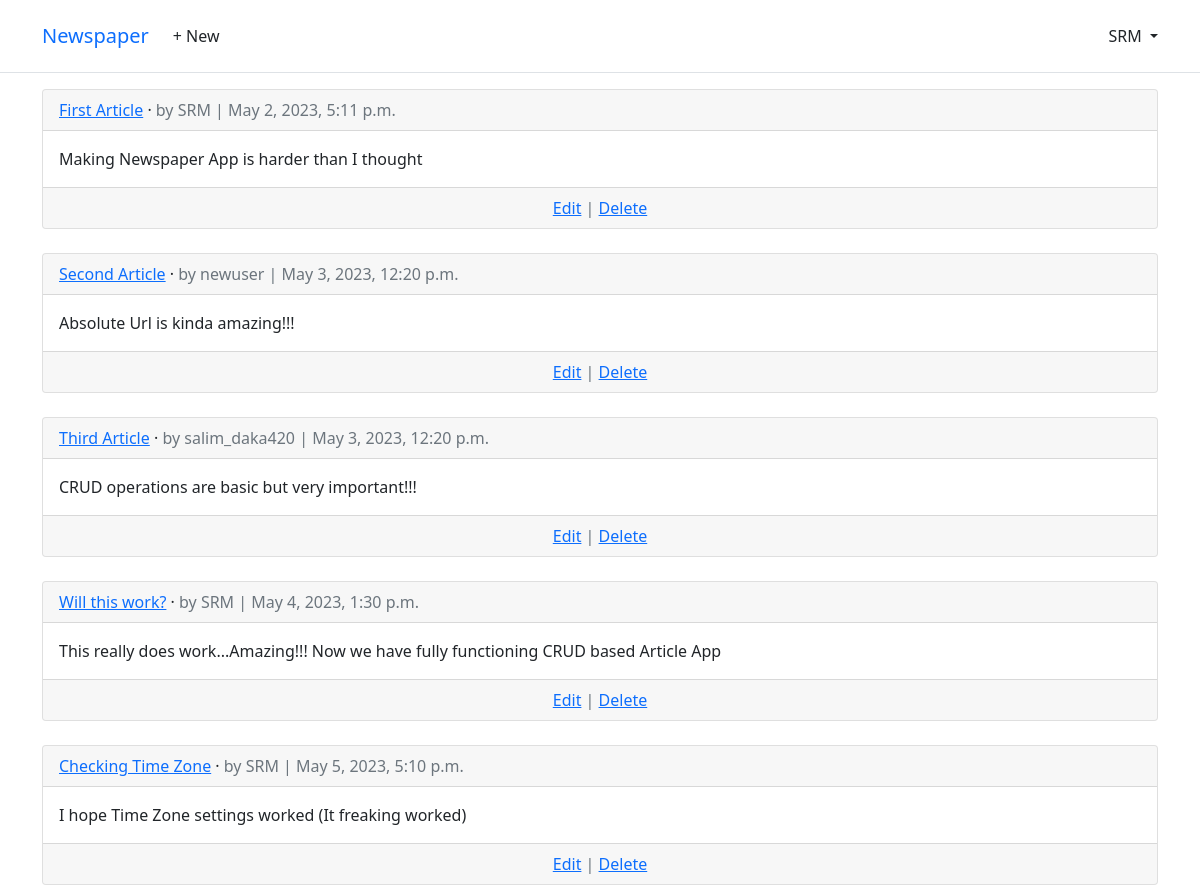
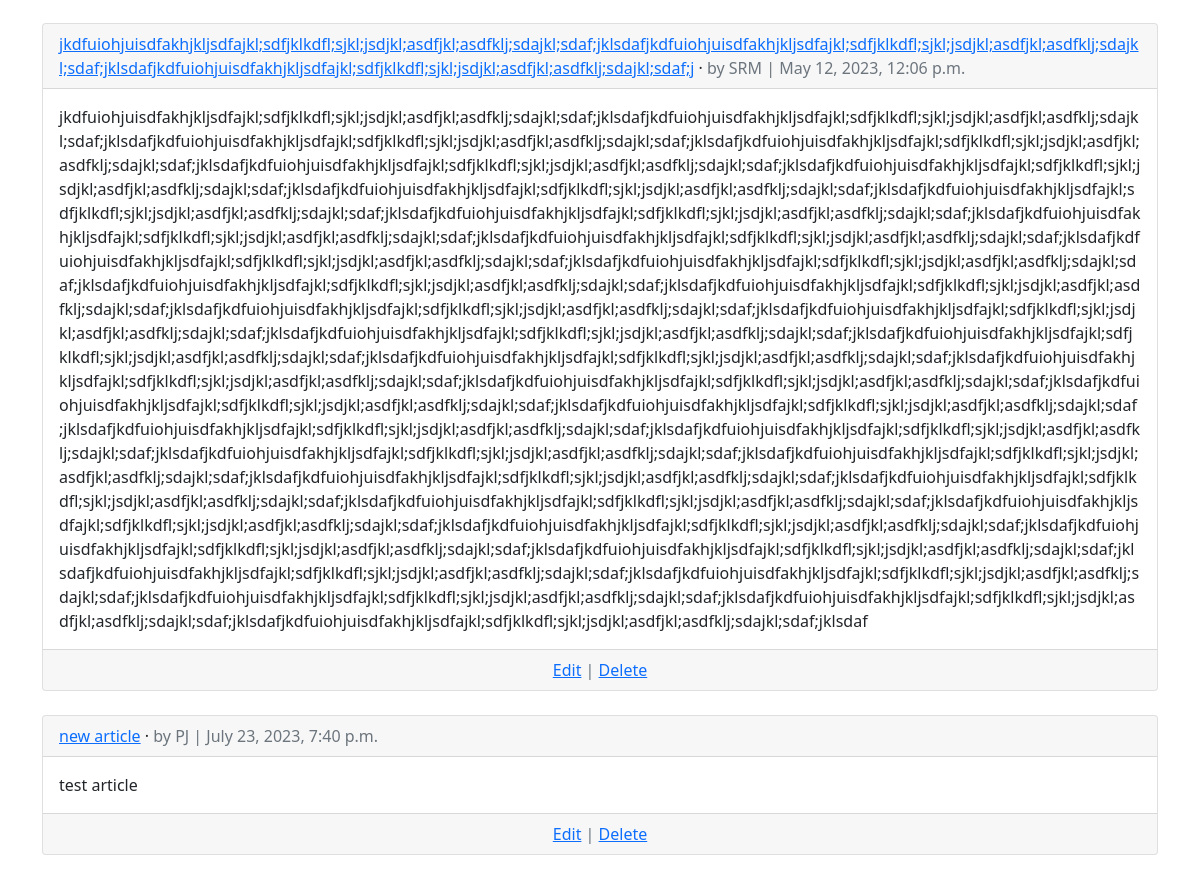
/articles/ (signed in), run on the app's committed database (2 pictures, top to bottom).
### accounts/models.py (models this page shows)
class CustomUser(AbstractUser):
    age = models.PositiveIntegerField(null=True, blank=True)

### articles/models.py (models this page shows, shortened)
class Article(models.Model):
    title = models.CharField(max_length=255)
    body = models.TextField()
    date = models.DateTimeField(auto_now_add=True)
    author = models.ForeignKey(
        settings.AUTH_USER_MODEL,
        on_delete=models.CASCADE,
    )
    def get_absolute_url(self):
        return reverse("article_detail", kwargs={"pk": self.pk})

### articles/views.py (the view)
# urls.py: path('', ArticleListView.as_view(), name="article_list"),
class ArticleListView(ListView):
    model = Article
    template_name = "article_list.html"

### templates/article_list.html (shortened to what this page needs)
{% extends "base.html" %}
{% block content %}
{% for article in article_list %}
<div class="card">
  <div class="card-header">
    <span class="font-weight-bold">
      <a href="{{ article.get_absolute_url }}">{{ article.title }}</a>
    </span> &middot;
    <span class="text-muted">by {{ article.author }} | {{ article.date }}</span>
  </div>
  <div class="card-body">{{ article.body }}</div>
  <div class="card-footer text-center text-muted">
    <a href="{% url 'article_edit' article.pk %}">Edit</a>
    | <a href="{% url 'article_delete' article.pk %}">Delete</a>
  </div>
</div>
<br />
{% endfor %}
{% endblock content %}

### templates/base.html (shortened to what this page needs)
<!DOCTYPE html>
<html>
  <head>
    <link href="https://cdn.jsdelivr.net/npm/bootstrap@5.1.3/dist/css/bootstrap.min.css" rel="stylesheet"
 />
  </head>
  <body>
    <header class="p-3 mb-3 border-bottom">
      <div class="container">
        <div class="d-flex flex-wrap align-items-center justify-content-center justify-content-lg-start">
          <a class="navbar-brand" href="{% url 'home' %}">Newspaper</a>
          <ul class="nav col-12 col-lg-auto me-lg-auto mb-2 justify-content-center mb-md-0">
            {% if user.is_authenticated %}
            <li>
              <a href="{% url 'article_create' %}" class="nav-link px-2 link-dark">+ New</a>
            </li>
          </ul>
          <div class="dropdown text-end">
            <a href="#" class="d-block link-dark text-decoration-none dropdown-toggle" id="dropdownUser1"
              data-bs-toggle="dropdown" aria-expanded="false">
              {{ user.username }}
            </a>
          </div>
          {% endif %}
        </div>
        </div>
    </header>
    <main>
      <div class="container">
        {% block content %} {% endblock content %}
      </div>
    </main>
  </body>
</html>

### data on the page
CustomUser: username "SRM"
Article: title "First Article", author "SRM", date "May 2, 2023, 5:11 p.m.", body "Making Newspaper App is harder than I thought"
Article: title "Second Article", author "newuser", date "May 3, 2023, 12:20 p.m.", body "Absolute Url is kinda amazing!!!"
Article: title "Third Article", author "salim_daka420", date "May 3, 2023, 12:20 p.m.", body "CRUD operations are basic but very important!!!"
Article: title "Will this work?", author "SRM", date "May 4, 2023, 1:30 p.m.", body "This really does work...Amazing!!! Now we have fully functioning CRUD based Article App"
Article: title "Checking Time Zone", author "SRM", date "May 5, 2023, 5:10 p.m.", body "I hope Time Zone settings worked (It freaking worked)"
Article: title "jkdfuiohjuisdfakhjkljsdfajkl;sdfjklkdfl;sjkl;jsdjkl;asdfjkl;asdfklj;sdajkl;sdaf;jklsdafjkdfuiohjuisdfakhjkljsdfajkl;sdfjklkdfl;sjkl;jsdjkl;asdfjkl;asdfklj;sdajkl;sdaf;jklsdafjkdfuiohjuisdfakhjkljsdfajkl;sdfjklkdfl;sjkl;jsdjkl;asdfjkl;asdfklj;sdajkl;sdaf;j", author "SRM", date "May 12, 2023, 12:06 p.m.", body "jkdfuiohjuisdfakhjkljsdfajkl;sdfjklkdfl;sjkl;jsdjkl;asdfjkl;asdfklj;sdajkl;sdaf;jklsdafjkdfuiohjuisdfakhjkljsdfajkl;sdfjklkdfl;sjkl;jsdjkl;asdfjkl;asdfklj;sdajkl;sdaf;jklsdafjkdfuiohjuisdfakhjkljsdfajkl;sdfjklkdfl;sjkl;jsdjkl;asdfjkl;asdfklj;sdajkl;sdaf;jklsdafjkdfuiohjuisdfakhjkljsdfajkl;sdfjklkdfl;sjkl;jsdjkl;asdfjkl;asdfklj;sdajkl;sdaf;jklsdafjkdfuiohjuisdfakhjkljsdfajkl;sdfjklkdfl;sjkl;jsdjkl;asdfjkl;asdfklj;sdajkl;sdaf;jklsdafjkdfuiohjuisdfakhjkljsdfajkl;sdfjklkdfl;sjkl;jsdjkl;asdfjkl;asdfklj;sdajkl;sdaf;jklsdafjkdfuiohjuisdfakhjkljsdfajkl;sdfjklkdfl;sjkl;jsdjkl;asdfjkl;asdfklj;sdajkl;sdaf;jklsdafjkdfuiohjuisdfakhjkljsdfajkl;sdfjklkdfl;sjkl;jsdjkl;asdfjkl;asdfklj;sdajkl;sdaf;jklsdafjkdf…"
Article: title "new article", author "PJ", date "July 23, 2023, 7:40 p.m.", body "test article"
